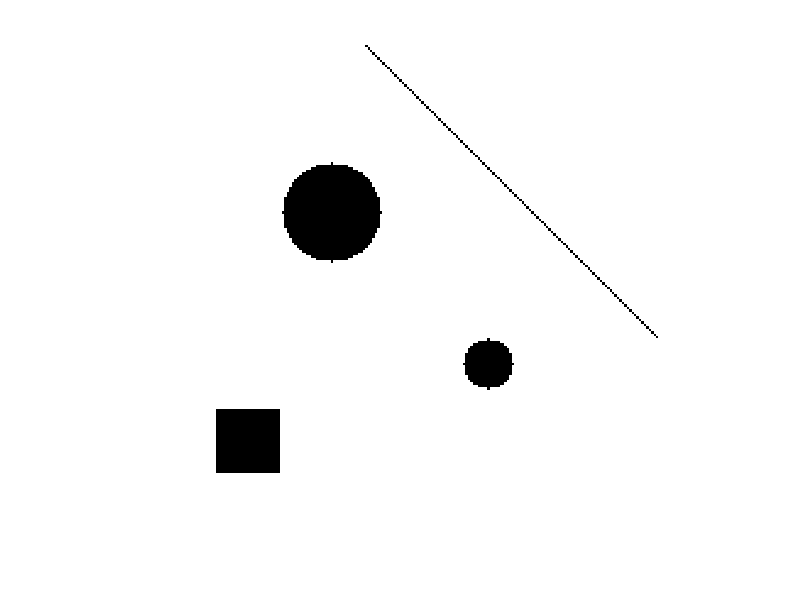

Reproduce this figure in MATLAB.
% Creating circle test image
output = zeros(200, 200);
for i = 1:200
    for j = 1:200
        % if (abs(20^2 - ((i-69)^2 + (j-67)^2)) <= 60)
        %     output(i, j) = 1;
        % end
        % if (abs(10^2 - ((i-131)^2+(j-131)^2)) <= 20)
        %     output(i, j) = 1;
        % end

        if abs((i-69)^2 + (j-67)^2) <= 20^2
            output(i, j) = 1;
        elseif abs((i-131)^2 + (j-131)^2) <= 10^2
            output(i, j) = 1;
        elseif j == i + 80
            output(i, j) = 1;
        end
    end
end
output(150:175, 20:45) = 1;
imshow(255*uint8(~output));
imwrite(uint8(~output), "circle.png");